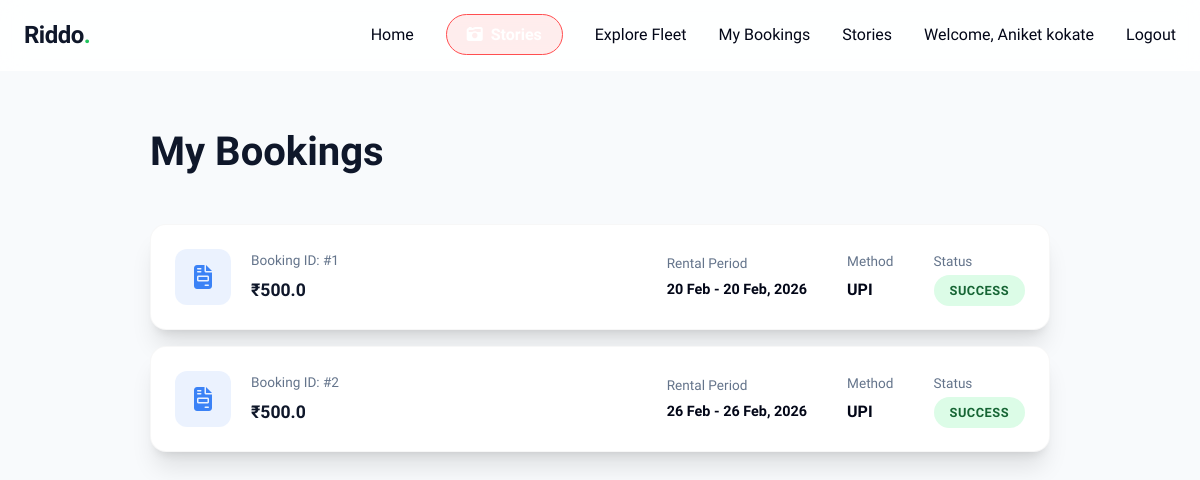
Before: /rental/my-bookings (signed in) with the older database file.
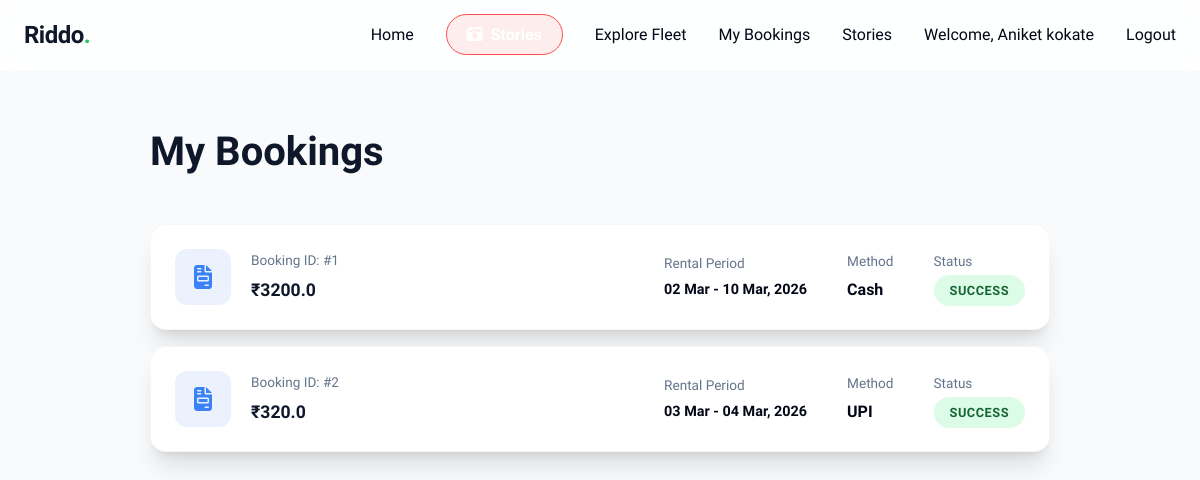
After: the same page with the newer database file.
### models.py (models this page shows)
class Booking(db.Model):
    id = db.Column(db.Integer, primary_key=True)
    user_id = db.Column(db.Integer, db.ForeignKey('user.id'), nullable=False)
    bike_id = db.Column(db.Integer, db.ForeignKey('bike.id'), nullable=False)
    start_date = db.Column(db.DateTime, nullable=True)
    end_date = db.Column(db.DateTime, nullable=True)
    total_price = db.Column(db.Float, nullable=False)
    payment_method = db.Column(db.String(50), nullable=False)
    payment_status = db.Column(db.String(20), default="SUCCESS")
    created_at = db.Column(db.DateTime, default=datetime.utcnow)
    user = db.relationship('User', backref='bookings')
    bike = db.relationship('Bike', backref='bookings')

### rental_bp.py (the view)
@rental_bp.route("/my-bookings")
@login_required
def my_bookings():
    bookings = Booking.query.filter_by(user_id=current_user.id).all()
    return render_template("my_bookings.html", bookings=bookings)

### app.py (called while the page is built)
@login_manager.user_loader
def load_user(user_id):
    return User.query.get(int(user_id))

### rental_bp.py (called while the page is built, shortened)
@rental_bp.app_context_processor
def inject_offer():
    offer = "New Users get 20% off!"
    return {"offer": offer}

### templates/my_bookings.html (shortened to what this page needs)
{% extends "base.html" %}
{% block content %}
<div class="container section-padding" style="padding-top: 120px; max-width: 900px;">
    <h2 class="section-title" style="margin-bottom: 40px;">My Bookings</h2>
    {% if bookings %}
        <div style="display: flex; flex-direction: column; gap: 16px;">
            {% for b in bookings %}
            <div class="glass-card" style="padding: 24px; display: flex; justify-content: space-between; align-items: center; flex-wrap: wrap; gap: 20px;">
                <div style="display: flex; align-items: center; gap: 20px;">
                    <div style="width: 56px; height: 56px; background: rgba(59, 130, 246, 0.1); color: #3b82f6; border-radius: 12px; display: flex; align-items: center; justify-content: center; font-size: 1.5rem;">
                        <i class="fa-solid fa-file-invoice"></i>
                    </div>
                    <div>
                        <p style="font-size: 0.85rem; color: var(--text-muted); margin-bottom: 4px;">Booking ID: #{{ b.id }}</p>
                        <h4 style="font-size: 1.1rem; color: var(--primary);">₹{{ b.total_price }}</h4>
                    </div>
                </div>
                <div style="display: flex; gap: 40px; align-items: center;">
                    <div>
                        <p style="font-size: 0.85rem; color: var(--text-muted); margin-bottom: 4px;">Rental Period</p>
                        <p style="font-weight: 600; font-size: 0.9rem;">
                            {{ b.start_date.strftime('%d %b') }} - {{ b.end_date.strftime('%d %b, %Y') }}
                        </p>
                    </div>
                    <div>
                        <p style="font-size: 0.85rem; color: var(--text-muted); margin-bottom: 4px;">Method</p>
                        <p style="font-weight: 600;">{{ b.payment_method }}</p>
                    </div>
                    <div>
                        <p style="font-size: 0.85rem; color: var(--text-muted); margin-bottom: 4px;">Status</p>
                        <span class="badge badge-available" style="padding: 8px 16px;">{{ b.payment_status }}</span>
                    </div>
                </div>
            </div>
            {% endfor %}
        </div>
    {% endif %}
</div>
{% endblock %}

Changed rows visible on the page:
changed Booking id 1: total_price "500.0" → "3200.0"; start_date "20 Feb" → "02 Mar"; end_date "20 Feb, 2026" → "10 Mar, 2026"; payment_method "UPI" → "Cash"
changed Booking "UPI": total_price "500.0" → "320.0"; start_date "26 Feb" → "03 Mar"; end_date "26 Feb, 2026" → "04 Mar, 2026"
